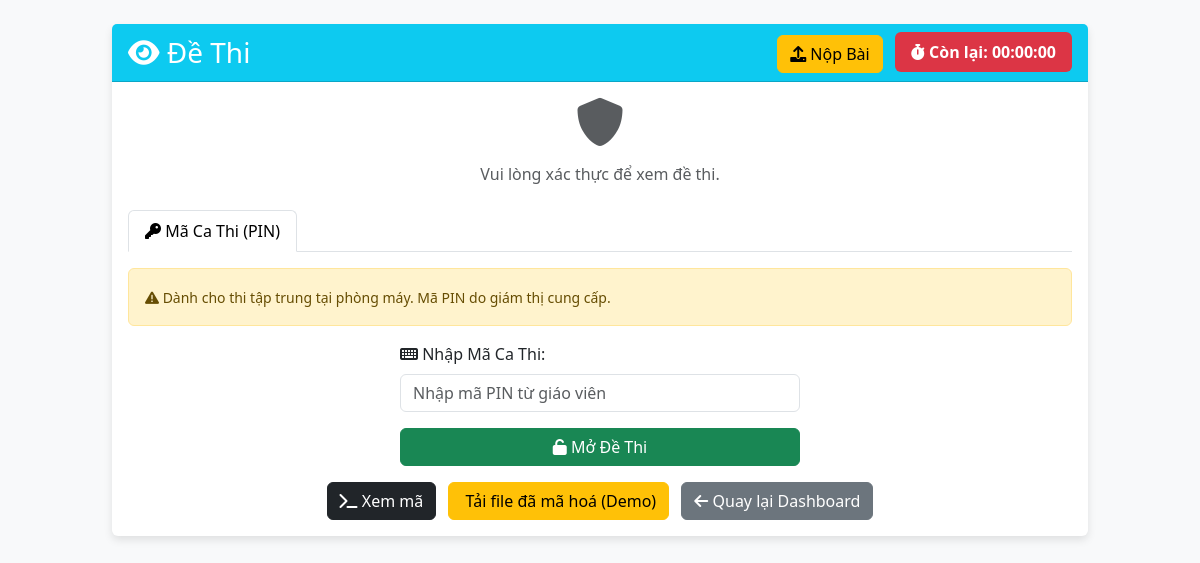
Before: /view_exam/17 (signed in) with the older database file.
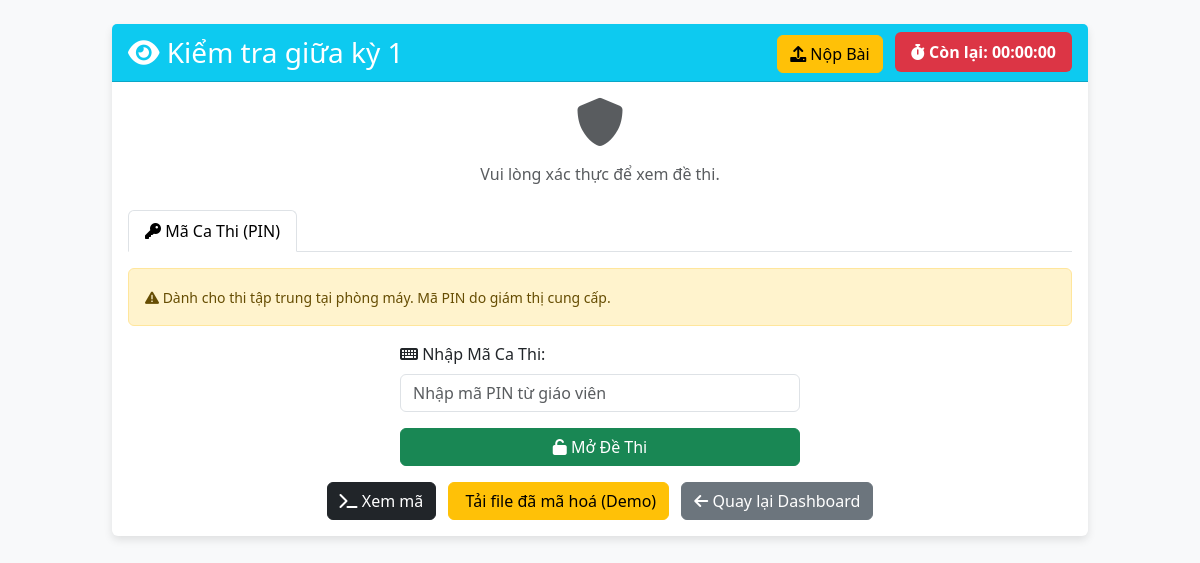
After: the same page with the newer database file.
### tables this page shows
CREATE TABLE exams (
            id INTEGER PRIMARY KEY AUTOINCREMENT,
            filename TEXT,
            enc_path TEXT,
            release_time TEXT,
            expire_time TEXT,
            teacher_id INTEGER,
            ten_de TEXT,
            encrypted_aes_key BLOB,
            signature BLOB,
            file_hash TEXT,
            allowed_students TEXT
        , aes_key BLOB, pin_code TEXT, auth_mode TEXT DEFAULT 'both', allowed_groups TEXT);

### app.py (the view, shortened to what this page needs)
@app.route('/view_exam/<int:eid>', methods=['GET','POST'])
@login_required
def view_exam(eid):
    row = c.execute("SELECT ten_de, auth_mode FROM exams WHERE id=?", (eid,)).fetchone()
    exam_title = row[0] if row else "Đề Thi"
    auth_mode = row[1] if row else "pin"
    return render_template('view_exam.html', exam_title=exam_title, eid=eid, auth_mode=auth_mode)

### app.py (called while the page is built)
@login_manager.user_loader
def load_user(uid):
    row = c.execute("SELECT id, username, role, email FROM users WHERE id=?",(uid,)).fetchone()
    return User(*row) if row else None

@app.before_request
def ensure_csrf_token():
    if 'csrf_token' not in session:
        session['csrf_token'] = secrets.token_hex(16)

@app.after_request
def set_security_headers(resp):
    resp.headers['X-Frame-Options'] = 'SAMEORIGIN'
    resp.headers['X-Content-Type-Options'] = 'nosniff'
    resp.headers['Referrer-Policy'] = 'no-referrer'
    resp.headers['Content-Security-Policy'] = "default-src 'self'; script-src 'self' https://cdn.jsdelivr.net 'unsafe-inline' blob:; worker-src 'self' blob:; style-src 'self' https://cdn.jsdelivr.net https://cdnjs.cloudflare.com 'unsafe-inline'; font-src 'self' https://cdnjs.cloudflare.com; img-src 'self' data:; frame-ancestors 'self'; object-src 'none'"
    return resp

### templates/view_exam.html (shortened to what this page needs)
<!DOCTYPE html>
<html lang="vi">
<head>
    <link href="https://cdn.jsdelivr.net/npm/bootstrap@5.3.0/dist/css/bootstrap.min.css" rel="stylesheet">
    <link href="https://cdnjs.cloudflare.com/ajax/libs/font-awesome/6.0.0/css/all.min.css" rel="stylesheet">
</head>
<body class="bg-light">
    <div class="container-fluid py-4">
        <div class="row justify-content-center">
            <div class="col-lg-10">
                <div class="card card-custom">
                    <div class="card-header bg-info text-white d-flex justify-content-between align-items-center">
                        <h3 class="mb-0"><i class="fas fa-eye"></i> {{ exam_title }}</h3>
                        <div>
                            <a href="{{ url_for('submit_exam', eid=eid) }}" class="btn btn-warning me-2">
                                <i class="fas fa-upload"></i> Nộp Bài
                            </a>
                            <div id="timer-container" class="d-inline-block bg-danger px-3 py-2 rounded fw-bold" style="display: none;">
                                <i class="fas fa-stopwatch"></i> Còn lại: <span id="countdown">00:00:00</span>
                            </div>
                        </div>
                    </div>
                    <div class="card-body">
                        {% if file_url %}
                        <script>
                            // Tính toán thời gian còn lại
                            // Giả sử thời gian hết hạn là expire_time từ server (cần truyền vào template)
                            // Ở đây demo đếm ngược đơn giản dựa trên session hoặc thời gian cố định
                            // Để đơn giản cho demo, ta lấy thời gian hết hạn từ server
                            document.addEventListener('DOMContentLoaded', function() {
                                document.getElementById('timer-container').style.display = 'inline-block';
                                // Lấy thời gian hết hạn từ biến server (cần update app.py để truyền biến này)
                                // Tạm thời dùng JS để demo đếm ngược 60 phút hoặc đến mốc expire
                                var expireTime = new Date("{{ expire_time }}").getTime();
                                var oneMinuteWarningShown = false;
                                var x = setInterval(function() {
                                    var now = new Date().getTime();
                                    var distance = expireTime - now;
                                    if (distance < 0) {
                                        clearInterval(x);
                                        document.getElementById("countdown").innerHTML = "HẾT GIỜ";
                                        alert("⏰ Đã hết giờ làm bài! Hệ thống sẽ chuyển về Dashboard.");
                                        window.location.href = "/dashboard";
                                        return;
                                    }
                                    // Cảnh báo còn 1 phút
                                    if (distance <= 60000 && !oneMinuteWarningShown) {
                                        oneMinuteWarningShown = true;
                                        alert("⚠️ SẮP HẾT GIỜ! Chỉ còn 1 phút để nộp bài. Vui lòng nộp bài ngay!");
                                        // Highlight submit button
                                        document.querySelectorAll('a[href*="submit_exam"]').forEach(function(btn) {
                                            btn.classList.add('btn-pulse');
                                            btn.style.animation = 'pulse 1s infinite';
                                        });
                                    }
                                    var hours = Math.floor((distance % (1000 * 60 * 60 * 24)) / (1000 * 60 * 60));
                                    var minutes = Math.floor((distance % (1000 * 60 * 60)) / (1000 * 60));
                                    var seconds = Math.floor((distance % (1000 * 60)) / 1000);
                                    document.getElementById("countdown").innerHTML =
                                        (hours < 10 ? "0" + hours : hours) + ":" +
                                        (minutes < 10 ? "0" + minutes : minutes) + ":" +
                                        (seconds < 10 ? "0" + seconds : seconds);
                                    // Đổi màu warning khi còn < 5 phút
                                    if (distance < 300000) {
                                        document.getElementById("timer-container").className = 'd-inline-block bg-warning text-dark px-3 py-2 rounded fw-bold';
                                    }
                                    // Đổi màu nguy hiểm khi còn < 1 phút
                                    if (distance < 60000) {
                                        document.getElementById("timer-container").className = 'd-inline-block bg-danger text-white px-3 py-2 rounded fw-bold';
                                        document.getElementById("timer-container").style.animation = 'blink 1s infinite';
                                    }
                                }, 1000);
                            });
                        </script>
                        <div class="iframe-container" style="position: relative; overflow: hidden;">
                            <div style="position: absolute; inset: 0; z-index: 20; pointer-events: none; display: flex; flex-wrap: wrap; align-content: center; justify-content: center; overflow: hidden; opacity: 0.1;">
                                {% for i in range(15) %}
                                <div style="transform: rotate(-30deg); margin: 40px; font-size: 24px; font-weight: bold; color: #000; white-space: nowrap; user-select: none;">
                                    {{ current_user.student_id }} - {{ current_user.full_name }}
                                </div>
                                {% endfor %}
                            </div>
                            <iframe src="/static/pdfjs/web/viewer.html?file={{ file_url | urlencode }}&toolbar=false" style="width:100%;height:100%;border:none;" oncontextmenu="return false;"></iframe>
                        </div>
                        {% else %}
                        <div class="text-center mb-4">
                            <i class="fas fa-shield-alt fa-3x text-muted mb-3"></i>
                            <p class="text-muted">Vui lòng xác thực để xem đề thi.</p>
                        </div>
                        <ul class="nav nav-tabs mb-3" id="authTab" role="tablist">
                            {% if auth_mode == 'both' or auth_mode == 'pin' %}
                            <li class="nav-item" role="presentation">
                                <button class="nav-link {% if auth_mode == 'pin' %}active{% endif %}" id="pin-tab" data-bs-toggle="tab" data-bs-target="#pin-pane" type="button" role="tab">
                                    <i class="fas fa-key"></i> Mã Ca Thi (PIN)
                                </button>
                            </li>
                            {% endif %}
                        </ul>
                        <div class="tab-content" id="authTabContent">
                            {% if auth_mode == 'both' or auth_mode == 'pin' %}
                            <div class="tab-pane fade {% if auth_mode == 'pin' %}show active{% endif %}" id="pin-pane" role="tabpanel">
                                <div class="alert alert-warning">
                                    <small><i class="fas fa-exclamation-triangle"></i> Dành cho thi tập trung tại phòng máy. Mã PIN do giám thị cung cấp.</small>
                                </div>
                                <form method="post" class="mx-auto" style="max-width: 400px;">
                                    <div class="mb-3">
                                        <label for="pin_input" class="form-label"><i class="fas fa-keyboard"></i> Nhập Mã Ca Thi:</label>
                                        <input type="text" id="pin_input" name="pin_input" class="form-control" placeholder="Nhập mã PIN từ giáo viên" required>
                                    </div>
                                    <button type="submit" class="btn btn-success w-100">
                                        <i class="fas fa-unlock"></i> Mở Đề Thi
                                    </button>
                                </form>
                            </div>
                            {% endif %}
                        </div>
                        {% endif %}
                        <div class="text-center mt-3">
                            <button type="button" class="btn btn-dark me-2" onclick="showHexPreview({{ eid }})">
                                <i class="fas fa-terminal"></i> Xem mã
                            </button>
                            <a href="/download_encrypted/{{ eid }}" class="btn btn-warning me-2">
                                 Tải file đã mã hoá (Demo)
                            </a>
                            <a href="/dashboard" class="btn btn-secondary">
                                <i class="fas fa-arrow-left"></i> Quay lại Dashboard
                            </a>
                        </div>
                    </div>
                </div>
            </div>
        </div>
    </div>
</body>
</html>

### templates/view_exam.html (style rules this page uses)
.card-custom { border: none; box-shadow: 0 4px 8px rgba(0,0,0,0.1); margin-bottom: 20px; }

Changed rows visible on the page:
added exams: ten_de "Kiểm tra giữa kỳ 1"
Other visible differences:
{{ exam_title }}: "Đề Thi" → (not shown)
